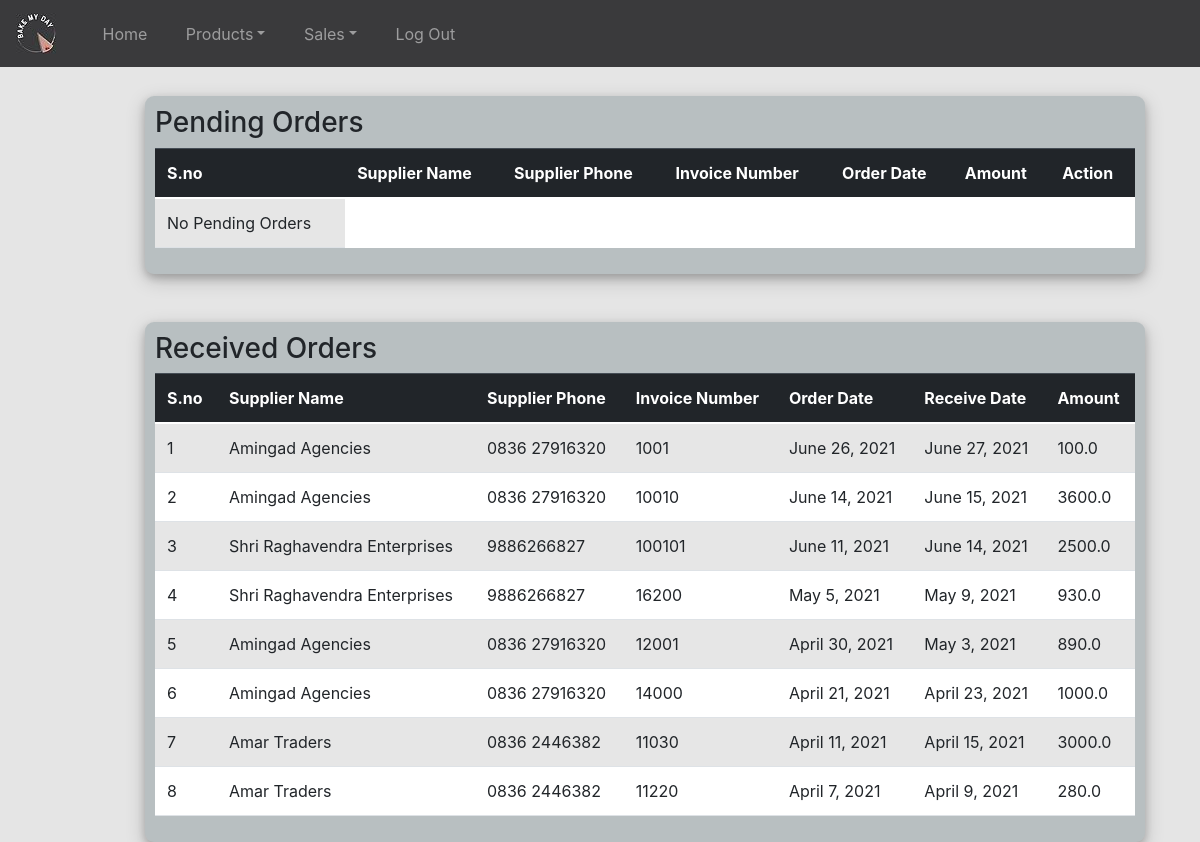
The page /bakerystore/view-supply-order/ (signed in) on the database its author committed.
### bakerystore/models.py (models this page shows, shortened)
class Invoice(models.Model):
    supplier =models.ForeignKey(Supplier,on_delete=CASCADE)
    order_date=models.DateField()
    receive_date=models.DateField()
    invoice_amount=models.FloatField()
    invoice_num=models.CharField(max_length=128)
    invoice_status = models.CharField(max_length=128,default='pending')

class Supplier(models.Model):
    s_name=models.CharField(max_length=128)
    s_phone=models.CharField(max_length=10)
    s_address=models.CharField(max_length=128)

### bakerystore/views.py (the view)
# urls.py: path('view-supply-order/',view_supply_order,name='view-supply-order'),
@login_required(login_url='login')
def view_supply_order(request):
    ip = Invoice.objects.filter(invoice_status='pending').order_by('-order_date')
    ir= Invoice.objects.all().order_by('-order_date')
    context = {
        'ir':ir,
        'ip':ip
    }
    return render(request,'view_supplyorders.html',context)

### templates/view_supplyorders.html (shortened to what this page needs)
<!DOCTYPE html>
<html lang="en">
<head>
    <link href="https://cdn.jsdelivr.net/npm/bootstrap@5.0.1/dist/css/bootstrap.min.css" rel="stylesheet">
    <link rel="stylesheet" href="https://stackpath.bootstrapcdn.com/bootstrap/4.1.3/css/bootstrap.min.css">
    <link rel="stylesheet" href="https://use.fontawesome.com/releases/v5.6.1/css/all.css">
</head>
<body style="background: #E5E5E5;">
  {% include 'navbar.html' %}
  <br>
  <br>
  <br>
  <br>
    <div class="container h-100">
        <div class="justify-content-left">
            <div class="user_card">
                <div class="d-flex justify-content-left">
                    <h3>Pending Orders</h3>
                </div>
                <div class="d-flex justify-content-left">
                    <table class="container table table-striped" style="background-color: #FFFFFF;">
                        <thead class="table-dark">
                            <tr>
                            <th>S.no</th>
                            <th>Supplier Name</th>
                            <th>Supplier Phone</th>
                            <th>Invoice Number</th>
                            <th>Order Date</th>
                            <th>Amount</th>
                            <th>Action</th>
                            </tr>
                        </thead>
                        <tbody>
                            {% if ip %}
                            {% for i in ip %}
                            <tr>
                                <td class="serial">{{ forloop.counter }}</td>
                                <td>{{ i.supplier.s_name }}</td>
                                <td>{{ i.supplier.s_phone }}</td>
                                <td>{{ i.invoice_num }}</td>
                                <td>{{ i.order_date}}</td>
                                <td>{{ i.invoice_amount }}</td>
                                <td>
                                    <div class="mb-3">
                                        <span>
                                            <i class="fa fa-edit"></i>
                                        </span>
                                        <a href="update-invoice/{{i.id}}">Update</a>
                                    </div>
                                </td>
                            </tr>
                            {% endfor %}
                            {% else %}
                                <tr><td>No Pending Orders</td></tr>
                            {% endif %}
                        </tbody>
                    </table>
                </div>
             </div>
             <br>
             <br>
            <div class="user_card2">
                    <div class="d-flex justify-content-left">
                        <h3>Received Orders</h3>
                    </div>
                    <div class="d-flex justify-content-left">
                        <table class="container table table-striped" style="background-color: #FFFFFF;">
                            <thead class="table-dark">
                                <tr>
                                <th>S.no</th>
                                <th>Supplier Name</th>
                                <th>Supplier Phone</th>
                                <th>Invoice Number</th>
                                <th>Order Date</th>
                                <th>Receive Date</th>
                                <th>Amount</th>
                                </tr>
                            </thead>
                            <tbody>
                                {% if ir %}
                                {% for i in ir %}
                                <tr>
                                    <td class="serial">{{ forloop.counter }}</td>
                                    <td>{{ i.supplier.s_name }}</td>
                                    <td>{{ i.supplier.s_phone }}</td>
                                    <td>{{ i.invoice_num }}</td>
                                    <td>{{ i.order_date}}</td>
                                    <td>{{ i.receive_date}}</td>
                                    <td>{{ i.invoice_amount }}</td>
                                </tr>
                                {% endfor %}
                                {% else %}
                                    <tr><td>No Orders Given Yet</td></tr>
                                {% endif %}
                            </tbody>
                        </table>
                    </div>
            </div>
        </div>
    </div>
</body>
</html>

### templates/view_supplyorders.html (style rules this page uses)
.user_card { position: relative; width: 1000px; left: 100px; background: rgba(9, 40, 52, 0.2); border-radius: 20px; display: flex; justify-content: center; flex-direction: column; padding: 10px; box-shadow: 0 4px 8px 0 rgba(0, 0, 0, 0.2), 0 6px 20px 0 rgba(0, 0, 0, 0.19); -webkit-box-shadow: 0 4px 8px 0 rgba(0, 0, 0, 0.2), 0 6px 20px 0 rgba(0, 0, 0, 0.19); -moz-box-shadow: 0 4px 8px 0 rgba(0, 0, 0, 0.2), 0 6px 20px 0 rgba(0, 0, 0, 0.19); border-radius: 9px; }
.user_card2 { position: relative; width: 1000px; left: 100px; background: rgba(9, 40, 52, 0.2); border-radius: 20px; display: flex; justify-content: center; flex-direction: column; padding: 10px; box-shadow: 0 4px 8px 0 rgba(0, 0, 0, 0.2), 0 6px 20px 0 rgba(0, 0, 0, 0.19); -webkit-box-shadow: 0 4px 8px 0 rgba(0, 0, 0, 0.2), 0 6px 20px 0 rgba(0, 0, 0, 0.19); -moz-box-shadow: 0 4px 8px 0 rgba(0, 0, 0, 0.2), 0 6px 20px 0 rgba(0, 0, 0, 0.19); border-radius: 9px; }

### rows shown on the page
Invoice: supplier.s_name "Amingad Agencies", supplier.s_phone "0836 27916320", invoice_num "1001", order_date "June 26, 2021", receive_date "June 27, 2021", invoice_amount "100.0"
Invoice: supplier.s_name "Amingad Agencies", supplier.s_phone "0836 27916320", invoice_num "10010", order_date "June 14, 2021", receive_date "June 15, 2021", invoice_amount "3600.0"
Invoice: supplier.s_name "Shri Raghavendra Enterprises", supplier.s_phone "9886266827", invoice_num "100101", order_date "June 11, 2021", receive_date "June 14, 2021", invoice_amount "2500.0"
Invoice: supplier.s_name "Shri Raghavendra Enterprises", supplier.s_phone "9886266827", invoice_num "16200", order_date "May 5, 2021", receive_date "May 9, 2021", invoice_amount "930.0"
Invoice: supplier.s_name "Amingad Agencies", supplier.s_phone "0836 27916320", invoice_num "12001", order_date "April 30, 2021", receive_date "May 3, 2021", invoice_amount "890.0"
Invoice: supplier.s_name "Amingad Agencies", supplier.s_phone "0836 27916320", invoice_num "14000", order_date "April 21, 2021", receive_date "April 23, 2021", invoice_amount "1000.0"
Invoice: supplier.s_name "Amar Traders", supplier.s_phone "0836 2446382", invoice_num "11030", order_date "April 11, 2021", receive_date "April 15, 2021", invoice_amount "3000.0"
Invoice: supplier.s_name "Amar Traders", supplier.s_phone "0836 2446382", invoice_num "11220", order_date "April 7, 2021", receive_date "April 9, 2021", invoice_amount "280.0"
